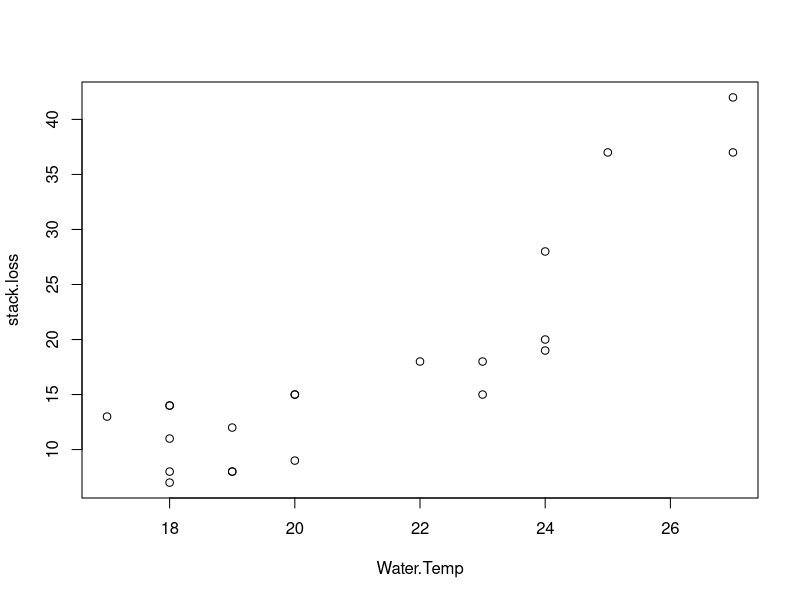
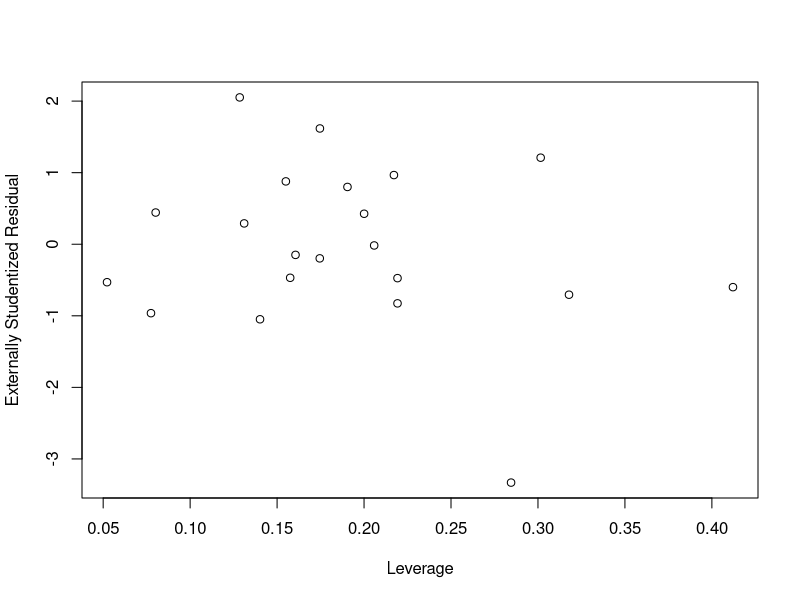
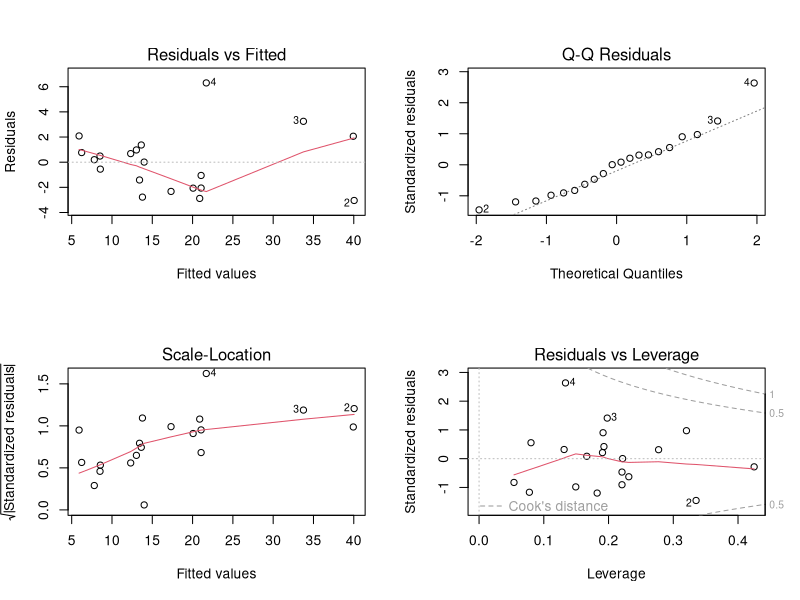
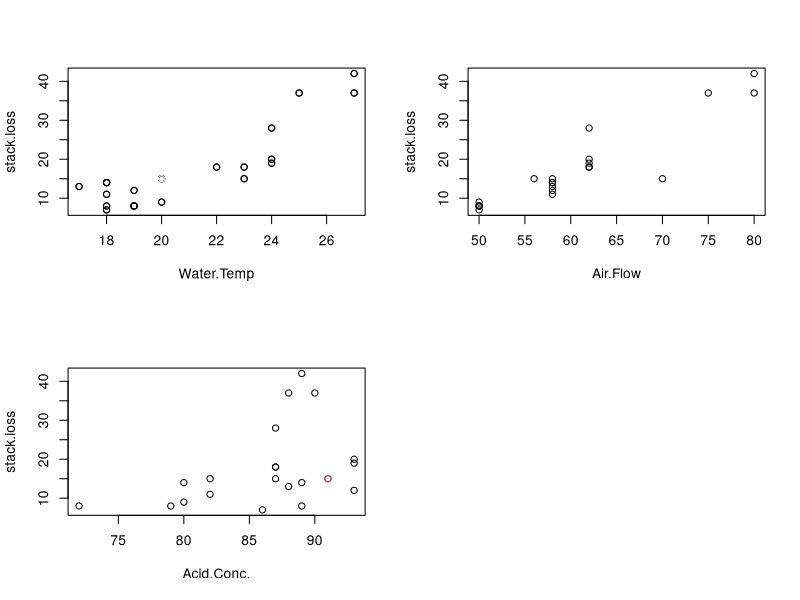
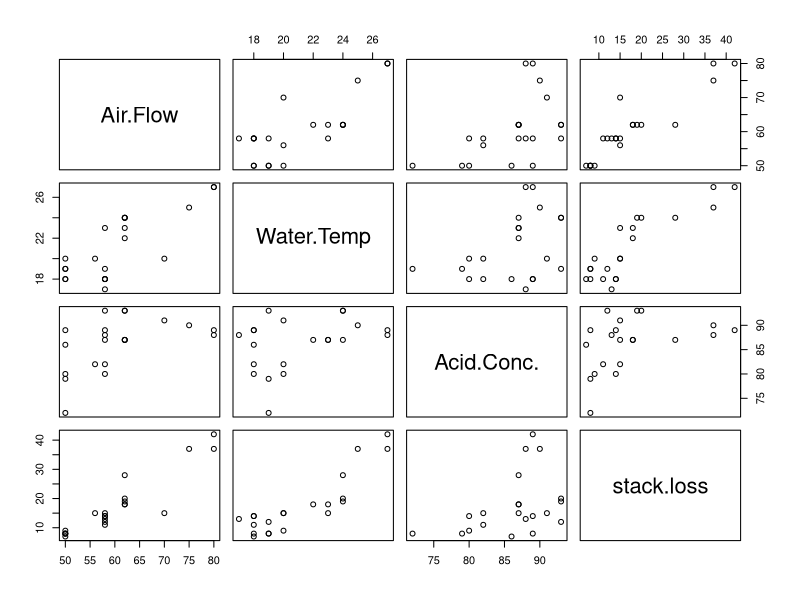
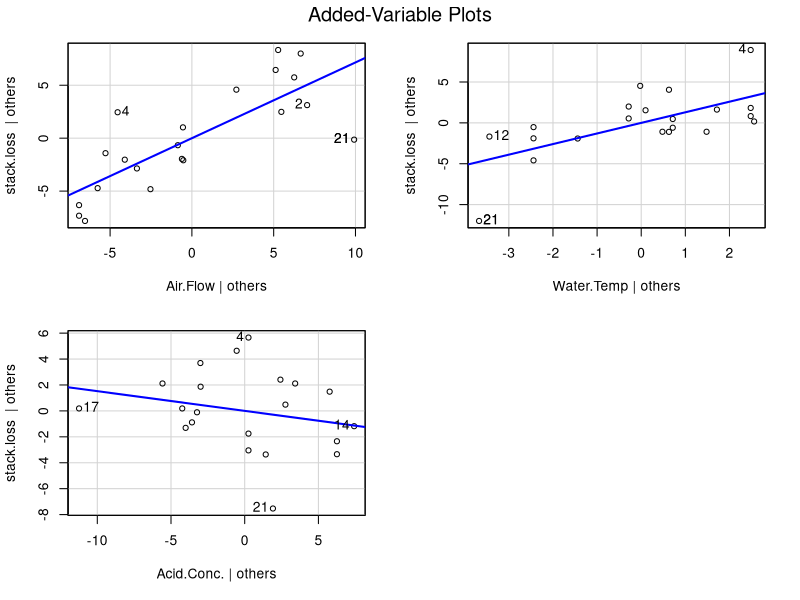
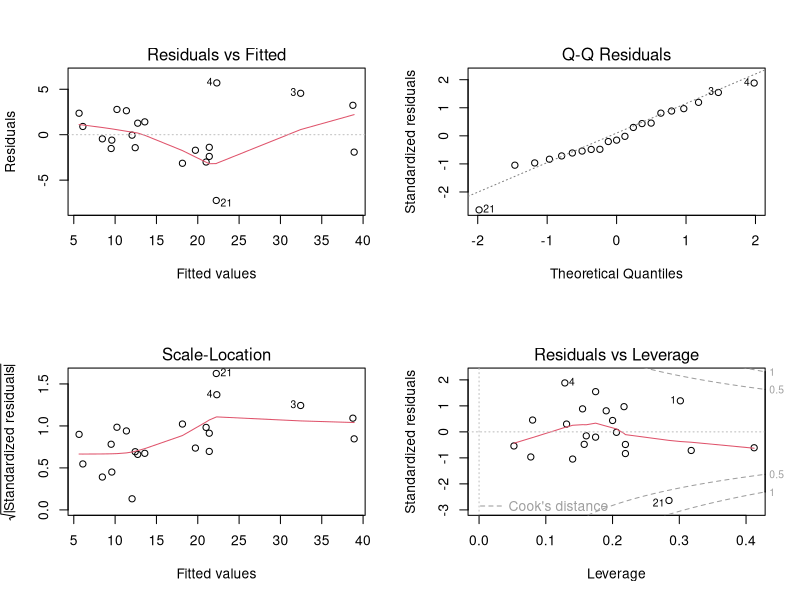

These charts were generated, in order, by the following R code:
# frequentists analysis
library(MASS)
library(car)
data(stackloss)
# variables   Air.Flow Water.Temp Acid.Conc. stack.loss

pdf("stackloss.pdf")
pairs(stackloss) #, diag.panel=panel.hist,panel=panel.smooth)
dev.off()

pdf("stackloss-avp.pdf")
stack.lm <- lm(stack.loss ~ ., data=stackloss)
avPlots(stack.lm)
dev.off()

pdf("stackloss-resid.pdf")
par(mfrow=c(2,2))
plot(stack.lm)
dev.off()

attach(stackloss)
plot(Water.Temp, stack.loss)
identify(Water.Temp, stack.loss)

# other diagnostics
im = influence.measures(stack.lm)

plot(rstudent(stack.lm) ~ hatvalues(stack.lm), ylab="Externally Studentized Residual", xlab="Leverage")
identify(rstudent(stack.lm) ~hatvalues(stack.lm) )
# Prob that observation with largest studentized residual is an outlier
2*(1- pt(max(abs(rstudent(stack.lm))), stack.lm$df - 1))
# Bonferonni 
.05/21
max(abs(rstudent(stack.lm)))
qt(1 - .025/21, 16)


stack21.lm = lm(stack.loss ~ ., data=stackloss, subset = -c(21))

par(mfrow=c(2,2))
plot(stack21.lm)
2*(1- pt(max(abs(rstudent(stack21.lm))), stack21.lm$df - 1))


stack21.4.lm = lm(stack.loss ~ ., data=stackloss, subset = -c(21,4))
2*(1- pt(max(abs(rstudent(stack21.lm))), stack21.lm$df - 1))



attach(stackloss)
plot(Water.Temp, stack.loss)
identify(Water.Temp, stack.loss)
points(Water.Temp, stack.loss, col=(1:21) != 21)

plot(Air.Flow, stack.loss)
identify(Air.Flow, stack.loss)


plot(Acid.Conc., stack.loss)

identify(Acid.Conc., stack.loss)
points(Acid.Conc.[21], stack.loss[21], col=2)
